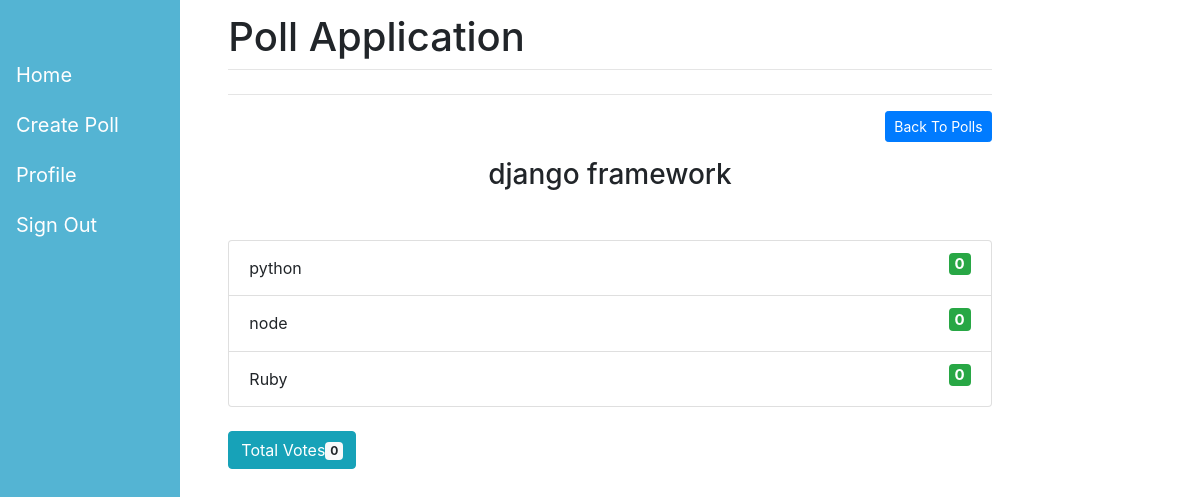
Page /home/results/2/ on the committed database.
### pollapp/models.py (models this page shows)
class Poll(models.Model):
    question = models.TextField()
    option_one = models.CharField(max_length=30)
    option_two = models.CharField(max_length=30)
    option_three = models.CharField(max_length=30)
    option_one_count = models.IntegerField(default=0)
    option_two_count = models.IntegerField(default=0)
    option_three_count = models.IntegerField(default=0)
    name = models.ForeignKey('users.MyUser', null=True, on_delete=models.CASCADE)
    created_on = models.DateTimeField(auto_now_add= True)
    class Meta:
        indexes = [
            models.Index(fields=['name', 'created_on'])
            ]
    def total(self):
        return self.option_one_count + self.option_two_count + self.option_three_count

### pollapp/views.py (the view)
# urls.py: path('results/<poll_id>/', views.results, name='results'),
def results(request, poll_id):
    poll = Poll.objects.get(pk=poll_id)
    context = {
        'poll' : poll
    }
    return render(request, 'result.html', context)

### pollapp/templates/result.html (shortened to what this page needs)
{% extends "base.html" %}
{% block content %}
<div class="text-right">
    <a class ="btn btn-primary btn-sm mb-3" href ="{% url 'home' %}">Back To Polls</a>
</div>
<div class="mb-5 text-center">
    <h3>{{ poll.question }}</h3>
</div>
<ul class="list-group">
    <li class="list-group-item d-flex justify-content-between align-items-center">{{ poll.option_one }} <h5><strong class="badge badge-success float-right">{{ poll.option_one_count }}</strong></h5></li>
    <li class="list-group-item d-flex justify-content-between align-items-center">{{ poll.option_two }}  <h5><strong class="badge badge-success float-right">{{ poll.option_two_count }}</strong></h5></li>
    <li class="list-group-item d-flex justify-content-between align-items-center">{{ poll.option_three }} <h5><strong class="badge badge-success float-right">{{ poll.option_three_count }}</strong></h5></li>
</ul>
<br>
<div class="panel-footer">
    <button type="button" class="btn btn-info">
  Total Votes<span class="badge badge-light">{{ poll.total }}</span>
</button>
</div>
{% endblock %}

### rows in the picture
Poll: question "django framework", option_one "python", option_one_count "0", option_two "node", option_two_count "0", option_three "Ruby", option_three_count "0", total "0"
